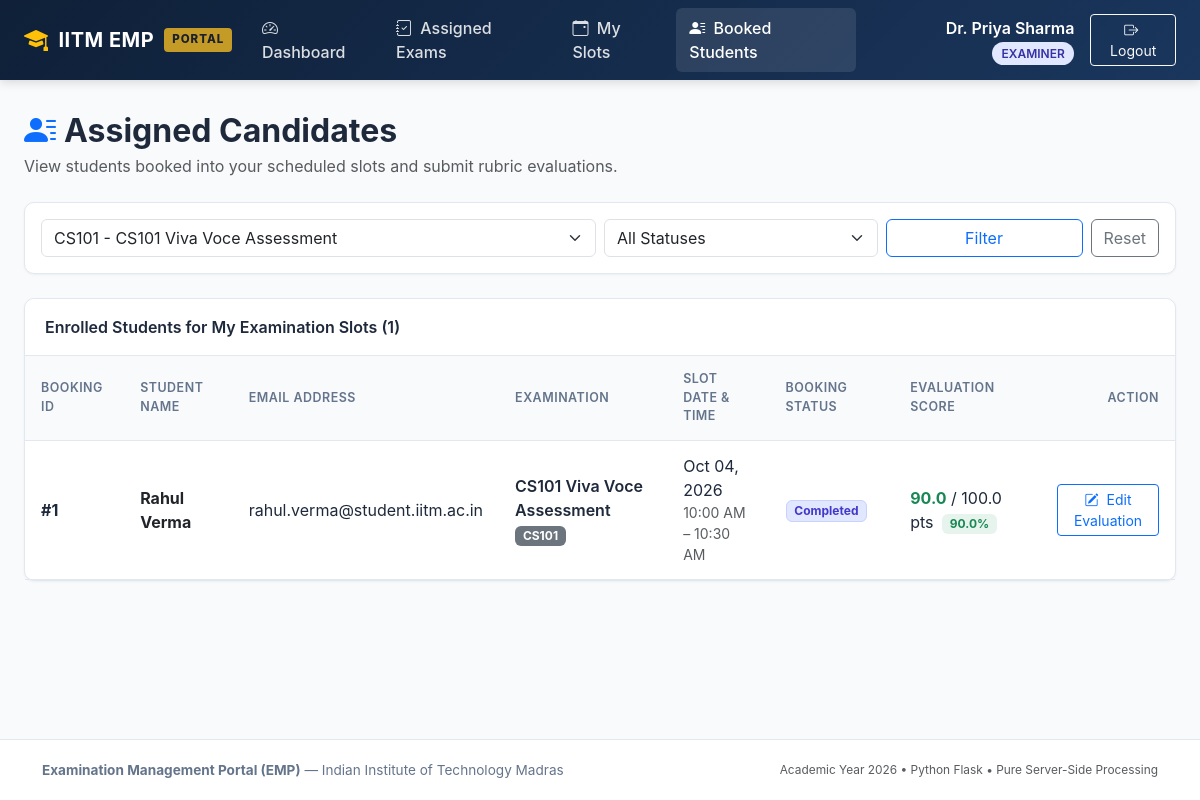
The page /examiner/students?exam_id=1 (signed in) on the database as committed earlier.
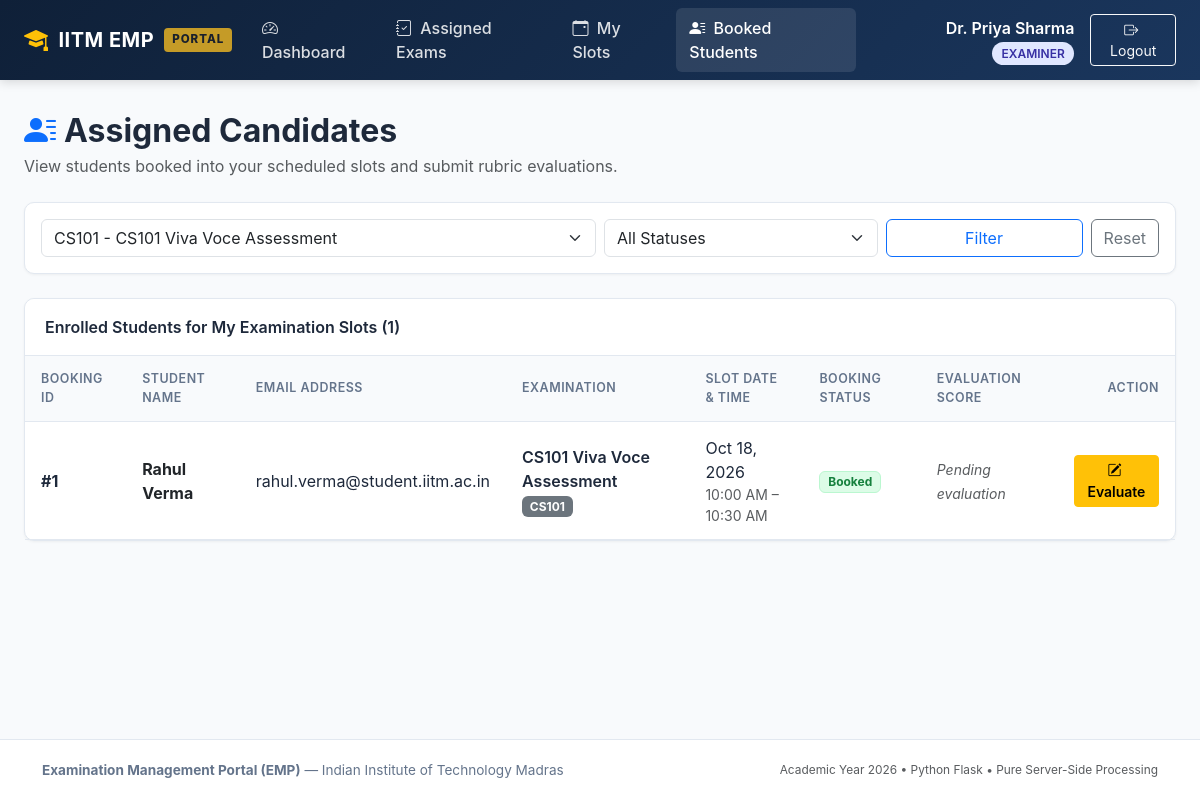
The same page on the database as committed later.
### models/booking.py (models this page shows, shortened)
class Booking(db.Model):
    __tablename__ = 'bookings'
    booking_id = db.Column(db.Integer, primary_key=True, autoincrement=True)
    student_id = db.Column(db.Integer, db.ForeignKey('users.id', ondelete='CASCADE'), nullable=False)
    slot_id = db.Column(db.Integer, db.ForeignKey('examination_slots.slot_id', ondelete='CASCADE'), nullable=False)
    booking_date = db.Column(db.DateTime, default=datetime.now, nullable=False)
    status = db.Column(db.String(30), nullable=False, default='Booked')
    student = db.relationship('User', back_populates='bookings', foreign_keys=[student_id])
    slot = db.relationship('ExaminationSlot', back_populates='bookings')
    evaluations = db.relationship('Evaluation', back_populates='booking', cascade='all, delete-orphan')
    @property
    def is_evaluated(self):
        return len(self.evaluations) > 0
    @property
    def total_marks_obtained(self):
        return sum(e.marks for e in self.evaluations)
    @property
    def maximum_possible_marks(self):
        if self.slot and self.slot.examination:
            return self.slot.examination.maximum_marks
        return 0.0
    @property
    def percentage(self):
        max_m = self.maximum_possible_marks
        if max_m and max_m > 0:
            return round((self.total_marks_obtained / max_m) * 100, 2)
        return 0.0

### models/slot.py (models this page shows, shortened)
class ExaminationSlot(db.Model):
    __tablename__ = 'examination_slots'
    slot_id = db.Column(db.Integer, primary_key=True, autoincrement=True)
    examination_id = db.Column(db.Integer, db.ForeignKey('examinations.exam_id', ondelete='CASCADE'), nullable=False)
    examiner_id = db.Column(db.Integer, db.ForeignKey('users.id', ondelete='CASCADE'), nullable=False)
    date = db.Column(db.Date, nullable=False)
    start_time = db.Column(db.Time, nullable=False)
    end_time = db.Column(db.Time, nullable=False)
    maximum_student_capacity = db.Column(db.Integer, nullable=False, default=1)
    available_seats = db.Column(db.Integer, nullable=False, default=1)
    status = db.Column(db.String(30), nullable=False, default='Available')
    examination = db.relationship('Examination', back_populates='slots')
    examiner = db.relationship('User', back_populates='slots', foreign_keys=[examiner_id])
    bookings = db.relationship('Booking', back_populates='slot', cascade='all, delete-orphan')

### models/evaluation.py (models this page shows, shortened)
class Evaluation(db.Model):
    __tablename__ = 'evaluations'
    evaluation_id = db.Column(db.Integer, primary_key=True, autoincrement=True)
    booking_id = db.Column(db.Integer, db.ForeignKey('bookings.booking_id', ondelete='CASCADE'), nullable=False)
    rubric_id = db.Column(db.Integer, db.ForeignKey('rubrics.rubric_id', ondelete='CASCADE'), nullable=False)
    marks = db.Column(db.Float, nullable=False, default=0.0)
    remarks = db.Column(db.Text, nullable=True)
    evaluated_at = db.Column(db.DateTime, default=datetime.now, nullable=False)
    booking = db.relationship('Booking', back_populates='evaluations')
    rubric = db.relationship('Rubric', back_populates='evaluations')

### models/examination.py (models this page shows, shortened)
class Examination(db.Model):
    __tablename__ = 'examinations'
    exam_id = db.Column(db.Integer, primary_key=True, autoincrement=True)
    course_id = db.Column(db.Integer, db.ForeignKey('courses.course_id', ondelete='CASCADE'), nullable=False)
    examination_name = db.Column(db.String(200), nullable=False)
    examination_type = db.Column(db.String(50), nullable=False)
    duration = db.Column(db.Integer, nullable=False, default=30)
    maximum_marks = db.Column(db.Float, nullable=False, default=100.0)
    slot_creation_start = db.Column(db.DateTime, nullable=False)
    slot_creation_end = db.Column(db.DateTime, nullable=False)
    slot_booking_start = db.Column(db.DateTime, nullable=False)
    slot_booking_end = db.Column(db.DateTime, nullable=False)
    status = db.Column(db.String(30), nullable=False, default='Draft')
    course = db.relationship('Course', back_populates='examinations')
    rubrics = db.relationship('Rubric', back_populates='examination', cascade='all, delete-orphan')
    slots = db.relationship('ExaminationSlot', back_populates='examination', cascade='all, delete-orphan')

### models/user.py (models this page shows, shortened)
class User(UserMixin, db.Model):
    __tablename__ = 'users'
    id = db.Column(db.Integer, primary_key=True, autoincrement=True)
    name = db.Column(db.String(150), nullable=False)
    email = db.Column(db.String(150), unique=True, nullable=False, index=True)
    password_hash = db.Column(db.String(256), nullable=False)
    role = db.Column(db.String(20), nullable=False)
    status = db.Column(db.String(20), nullable=False, default='active')
    created_at = db.Column(db.DateTime, default=datetime.now, nullable=False)
    examiner_profile = db.relationship('ExaminerProfile', back_populates='user', uselist=False, cascade='all, delete-orphan')
    slots = db.relationship('ExaminationSlot', back_populates='examiner', foreign_keys='ExaminationSlot.examiner_id', cascade='all, delete-orphan')
    bookings = db.relationship('Booking', back_populates='student', foreign_keys='Booking.student_id', cascade='all, delete-orphan')

### models/course.py (models this page shows, shortened)
class Course(db.Model):
    __tablename__ = 'courses'
    course_id = db.Column(db.Integer, primary_key=True, autoincrement=True)
    course_code = db.Column(db.String(50), unique=True, nullable=False, index=True)
    course_name = db.Column(db.String(200), nullable=False)
    description = db.Column(db.Text, nullable=True)
    status = db.Column(db.String(20), nullable=False, default='active')
    examinations = db.relationship('Examination', back_populates='course', cascade='all, delete-orphan')

### routes/examiner.py (the view)
@examiner_bp.route('/students')
def students():
    my_slots = ExaminationSlot.query.filter_by(examiner_id=current_user.id).all()
    slot_ids = [s.slot_id for s in my_slots]
    exam_filter = request.args.get('exam_id')
    status_filter = request.args.get('status', '').strip()
    bookings = []
    if slot_ids:
        query = Booking.query.filter(Booking.slot_id.in_(slot_ids))
        if exam_filter:
            query = query.filter(Booking.slot.has(ExaminationSlot.examination_id == exam_filter))
        if status_filter:
            query = query.filter_by(status=status_filter)
        bookings = query.order_by(Booking.booking_date.desc()).all()
    examinations = Examination.query.filter(Examination.status != 'Draft').all()
    return render_template(
        'examiner/students.html',
        bookings=bookings,
        examinations=examinations,
        selected_exam_id=exam_filter,
        status_filter=status_filter
    )

### routes/examiner.py (called while the page is built)
@examiner_bp.before_request
@login_required
@role_required('examiner')
def check_examiner():
    pass

### templates/examiner/students.html (shortened to what this page needs)
{% extends 'base.html' %}
{% block content %}
<div class="d-flex flex-column flex-md-row justify-content-between align-items-md-center mb-4 gap-2">
  <div>
    <h2 class="fw-bold mb-1"><i class="bi bi-person-lines-fill text-primary me-2"></i>Assigned Candidates</h2>
    <p class="text-muted mb-0">View students booked into your scheduled slots and submit rubric evaluations.</p>
  </div>
</div>
<div class="emp-card mb-4 p-3">
  <form method="GET" action="{{ url_for('examiner.students') }}" class="row g-2 align-items-center">
    <div class="col-md-6">
      <select name="exam_id" class="form-select">
        {% for exam in examinations %}
          <option value="{{ exam.exam_id }}" {% if selected_exam_id == exam.exam_id|string %}selected{% endif %}>
            {{ exam.course.course_code }} - {{ exam.examination_name }}
          </option>
        {% endfor %}
      </select>
    </div>
    <div class="col-md-3">
      <select name="status" class="form-select">
        <option value="">All Statuses</option>
      </select>
    </div>
    <div class="col-md-3 d-flex gap-2">
      <button type="submit" class="btn btn-outline-primary w-100">Filter</button>
      {% if selected_exam_id or status_filter %}
        <a href="{{ url_for('examiner.students') }}" class="btn btn-outline-secondary">Reset</a>
      {% endif %}
    </div>
  </form>
</div>
<div class="emp-card">
  <div class="emp-card-header d-flex justify-content-between align-items-center">
    <span>Enrolled Students for My Examination Slots ({{ bookings|length }})</span>
  </div>
  <div class="table-responsive">
    <table class="emp-table">
      <thead>
        <tr>
          <th>Booking ID</th>
          <th>Student Name</th>
          <th>Email Address</th>
          <th>Examination</th>
          <th>Slot Date & Time</th>
          <th>Booking Status</th>
          <th>Evaluation Score</th>
          <th class="text-end">Action</th>
        </tr>
      </thead>
      <tbody>
        {% for b in bookings %}
        <tr>
          <td class="fw-bold">#{{ b.booking_id }}</td>
          <td class="fw-bold text-dark">{{ b.student.name }}</td>
          <td>{{ b.student.email }}</td>
          <td>
            <div class="fw-semibold">{{ b.slot.examination.examination_name }}</div>
            <span class="badge bg-secondary small">{{ b.slot.examination.course.course_code }}</span>
          </td>
          <td>
            <div>{{ b.slot.date | date_format }}</div>
            <div class="text-muted small">{{ b.slot.start_time | time_format }} &ndash; {{ b.slot.end_time | time_format }}</div>
          </td>
          <td>
            {% if b.status == 'Booked' %}
              <span class="badge badge-status-available">Booked</span>
            {% elif b.status == 'Completed' %}
              <span class="badge badge-status-completed">Completed</span>
            {% else %}
              <span class="badge badge-status-cancelled">Cancelled</span>
            {% endif %}
          </td>
          <td>
            {% if b.is_evaluated %}
              <span class="fw-bold text-success">{{ b.total_marks_obtained }}</span> / {{ b.maximum_possible_marks }} pts
              <span class="badge bg-success bg-opacity-10 text-success ms-1">{{ b.percentage }}%</span>
            {% else %}
              <span class="text-muted small fst-italic">Pending evaluation</span>
            {% endif %}
          </td>
          <td class="text-end">
            {% if b.status != 'Cancelled' %}
              <a href="{{ url_for('examiner.evaluate_student', booking_id=b.booking_id) }}" class="btn btn-sm {% if b.is_evaluated %}btn-outline-primary{% else %}btn-warning fw-semibold{% endif %}">
                <i class="bi bi-pencil-square me-1"></i> {% if b.is_evaluated %}Edit Evaluation{% else %}Evaluate{% endif %}
              </a>
            {% else %}
              <span class="text-muted small">Cancelled</span>
            {% endif %}
          </td>
        </tr>
        {% endfor %}
      </tbody>
    </table>
  </div>
</div>
{% endblock %}

Rows that differ between the two databases and show on the page:
changed Booking "Rahul Verma": slot "Oct 04, 2026" → "Oct 18, 2026"; total_marks_obtained "90.0" → (not shown); maximum_possible_marks "100.0" → (not shown); percentage "90.0" → (not shown); status "Completed Edit Evaluation" → "Booked Evaluate"; text "/ pts %" → "Pending evaluation"
